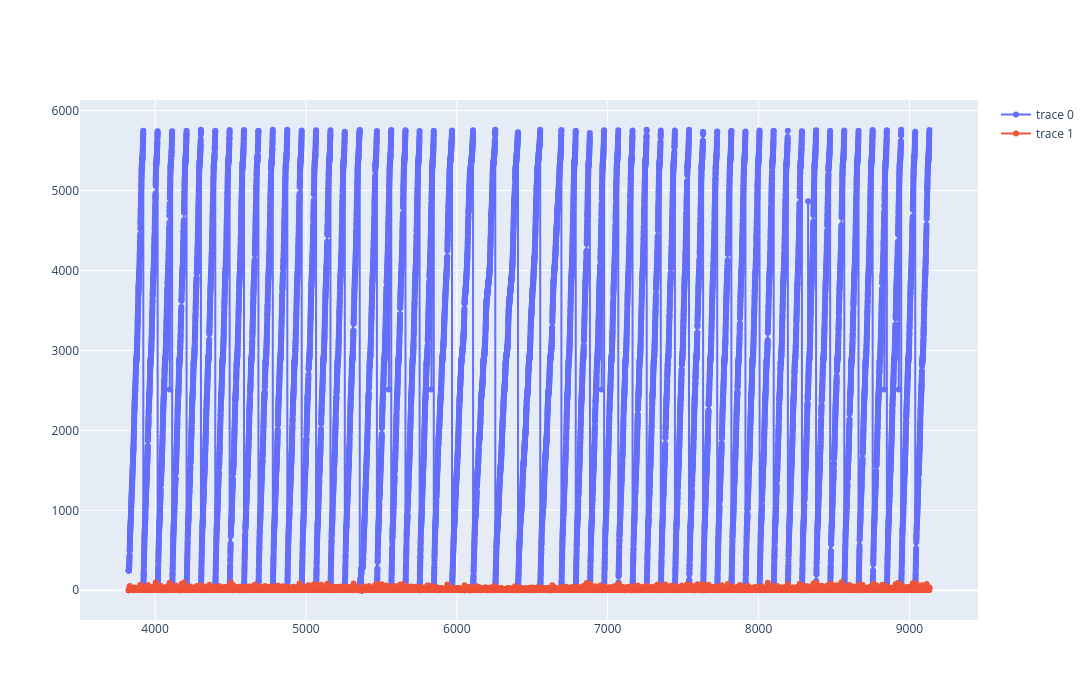

Notebook code for this chart:
### Code cell
plot_data = [
    go.Scatter(
        x=example["timing_from_session"],
        y=example["distance_m"],
        mode="lines+markers",
    ),
    go.Scatter(
        x=example["timing_from_session"],
        y=example["displacement"] / 10.0,
        mode="lines+markers",
    ),
]
plot_layout = dict(
    width=1200,
    height=700,
)
fig = go.Figure(data=plot_data, layout=plot_layout)
fig.show()

### Figure 1 — Plotly figure (JSON) as saved in the notebook; plotly's stock layout.template omitted (floating-point values rounded to 4 significant figures; data arrays with more than 128 entries replaced by an {"elided": "..."} marker saying what was removed)
{"data": [{"mode": "lines+markers", "type": "scatter", "x": {"elided": "20188 float values"}, "y": {"elided": "20188 float values"}}, {"mode": "lines+markers", "type": "scatter", "x": {"elided": "20188 float values"}, "y": {"elided": "20188 float values"}}], "layout": {"height": 700, "width": 1200}}
